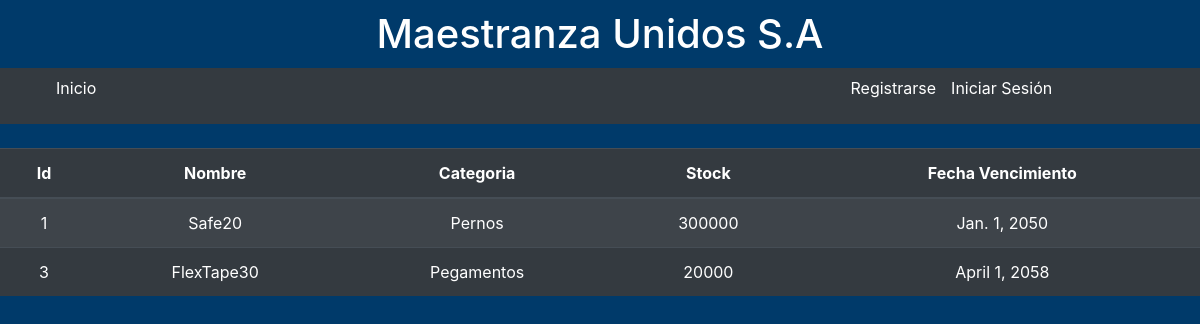
Page /dash on the earlier database version.
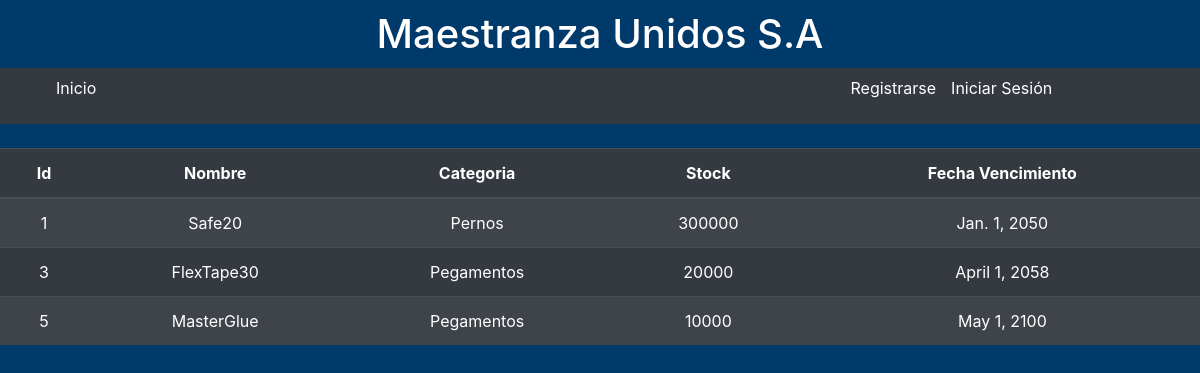
Same page on the later database version.
### masteruni/models.py (models this page shows)
class Inventario(models.Model):
    id     = models.CharField(primary_key=True, max_length=5)
    nombre = models.CharField(max_length=30)
    categoria = models.CharField(max_length=30, default='categoria')
    stock  = models.IntegerField()
    fecha_venc = models.DateField()

### masteruni/views.py (the view)
# urls.py: path('dash', views.dash, name='dash'),
def dash(request):
    if request.method == "GET":
        inventario=Inventario.objects.raw('SELECT * FROM masteruni_inventario')
        context={"inventario":inventario}
        return render(request, 'masteruni/dash.html', context)

### masteruni/templates/masteruni/dash.html
{% extends "masteruni/base.html" %}
{% block content %}
<br>
<table class="table table-striped table-dark">
    <thead>
      <tr>
        <th scope="col">Id</th>
        <th scope="col">Nombre</th>
        <th scope="col">Categoria</th>
        <th scope="col">Stock</th>
        <th scope="col">Fecha Vencimiento</th>
      </tr>
    </thead>
    <tbody>
      {% for inventario1 in inventario %}
        <tr>
          <td>{{inventario1.id}}</td>
          <td>{{inventario1.nombre}}</td>
          <td>{{inventario1.categoria}}</td>
          <td>{{inventario1.stock}}</td>
          <td>{{inventario1.fecha_venc}}</td>
          </tr>
      {% endfor %}
    </tbody>
  </table>
{% endblock content %}

### masteruni/templates/masteruni/base.html (shortened to what this page needs)
<!DOCTYPE html>
<html lang="en">
<head>
    {% load static %}
    <link rel="stylesheet" href="https://cdn.jsdelivr.net/npm/bootstrap@4.6.2/dist/css/bootstrap.min.css">
    <link rel="stylesheet" href="{% static 'css/style.css' %}">
</head>
<body>
    <h1>Maestranza Unidos S.A</h1>
    <nav class="navbar navbar-expand-lg navbar-dark bg-dark">
      <ul class="sesion">
          <li>
              <a href="{% url "index" %}">Inicio</a>
          </li>
      </ul>
      <ul class="sesion2">
          {% if user.is_authenticated%}
          <li>
              <a href="{% url "signout" %}">Cerrar sesión</a>
          </li>
          <li>
              <a href="{% url "inventario" %}">Registrar inventario</a>
          </li>
          {% comment %} <li>
            <a href="{% url "kit" %}">Registrar kits</a>
        </li> {% endcomment %}
          <li>
              <a href="{% url "dash" %}">Inventario</a>
          </li>
          {% else %}
          <li>
              <a href="{% url "signin" %}">Iniciar Sesión</a>
          </li>
          <li>
              <a href="{% url "signup" %}">Registrarse</a>
          </li>
          {% endif %}
      </ul>
    </nav>
      {% block content %}
      {% endblock content %}
</body>
</html>

### masteruni/static/css/style.css (style rules this page uses)
body { background: rgb(0, 58, 106); color: white; }
nav { background-color: #141d2c; display: flex; justify-content: space-between; }
.sesion { list-style: none; width: 60%; display: flex; align-items: center; }
.sesion2 { list-style: none; width: 30%; display: flex; flex-direction: row-reverse; align-items: center; }
ul li a { color: white; text-decoration: none; margin-right: 15px; }
h1 { text-align: center; margin-top: 10px; margin-bottom: 10px; font-size: 40px; }
th,td, table { color: white; text-align: center; }

Differences in the rows shown:
added Inventario: id "5", nombre "MasterGlue", categoria "Pegamentos", stock "10000", fecha_venc "May 1, 2100"
